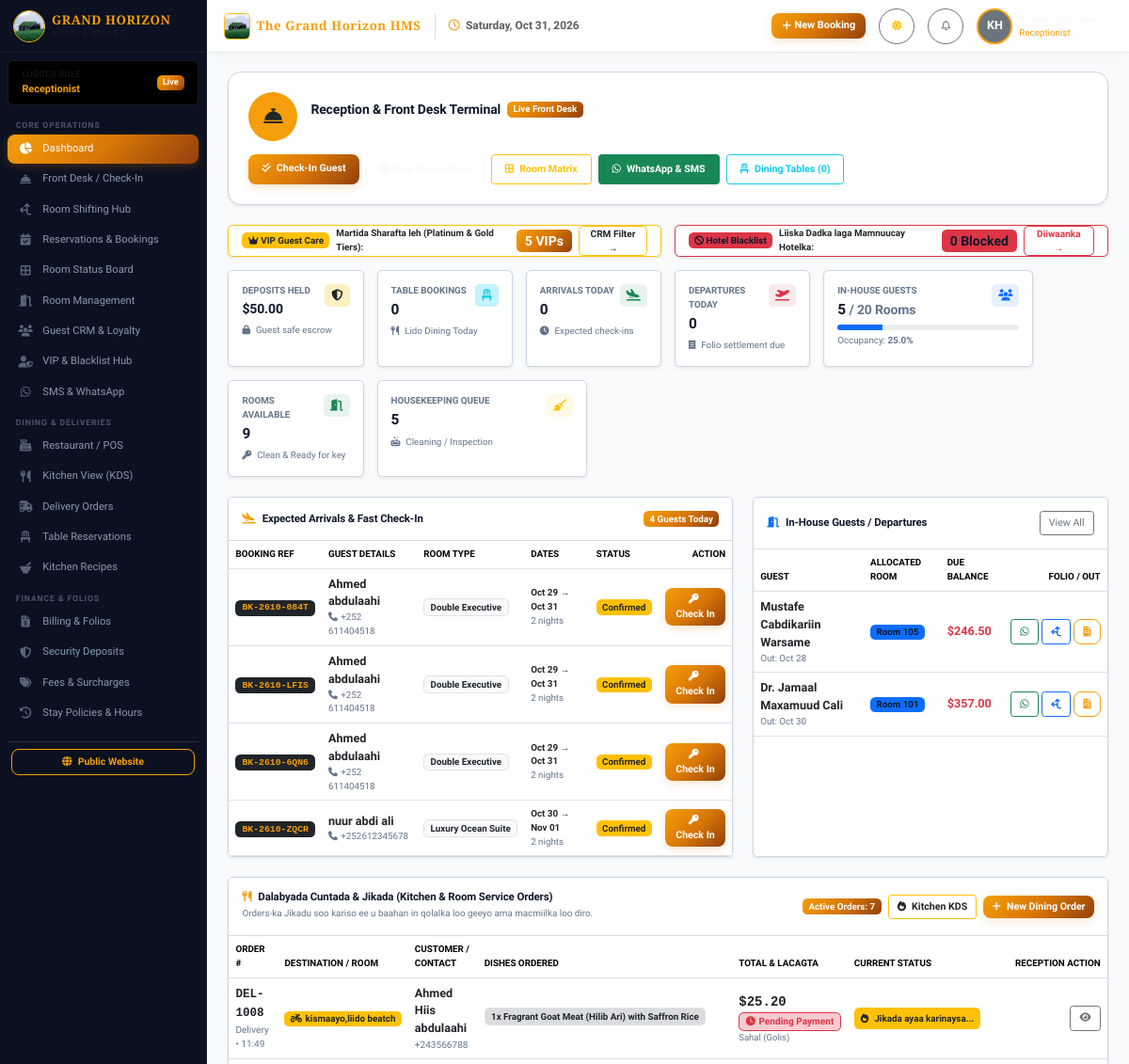
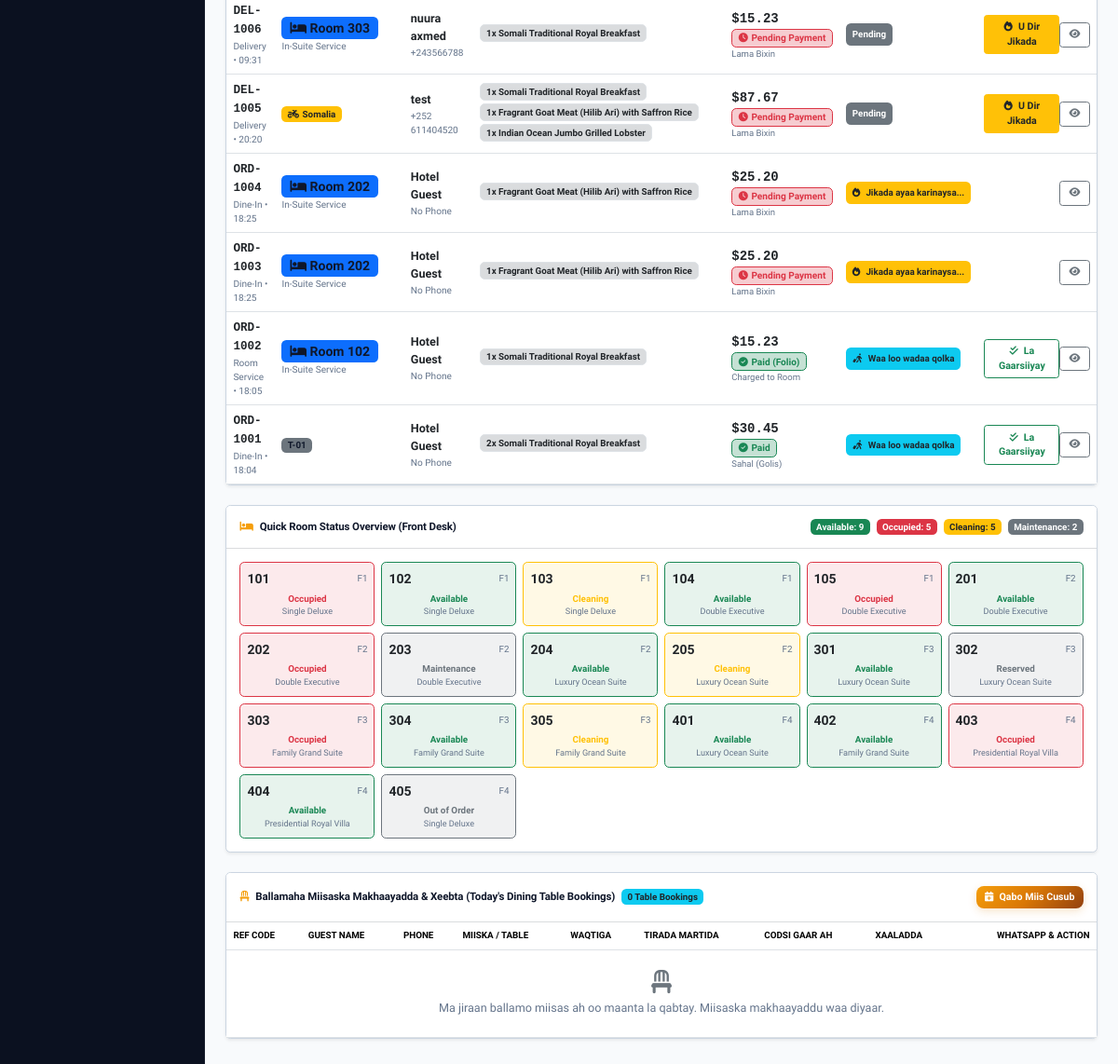
/dashboard (signed in), run on an earlier commit of the app's database (2 pictures, top to bottom).
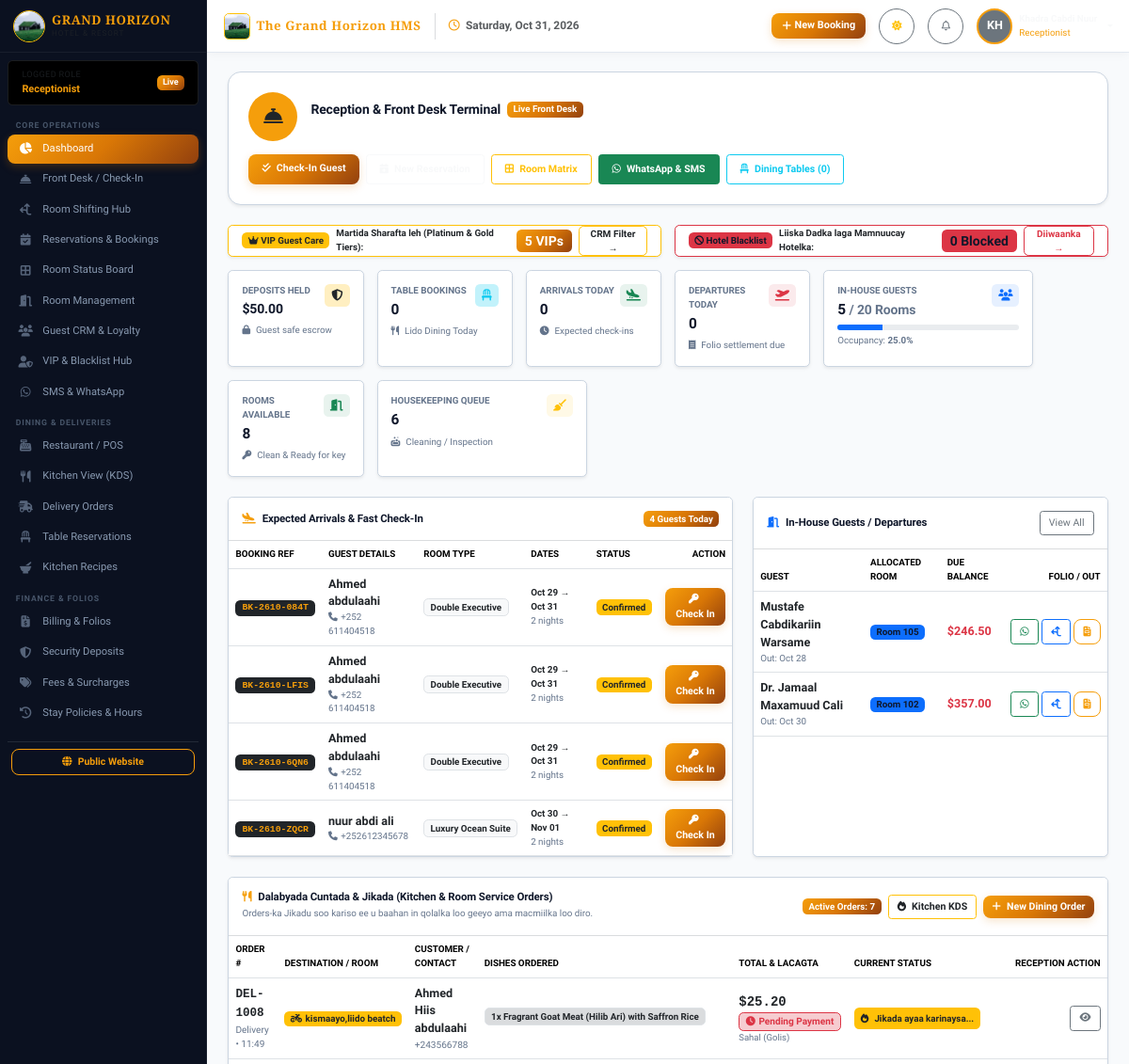
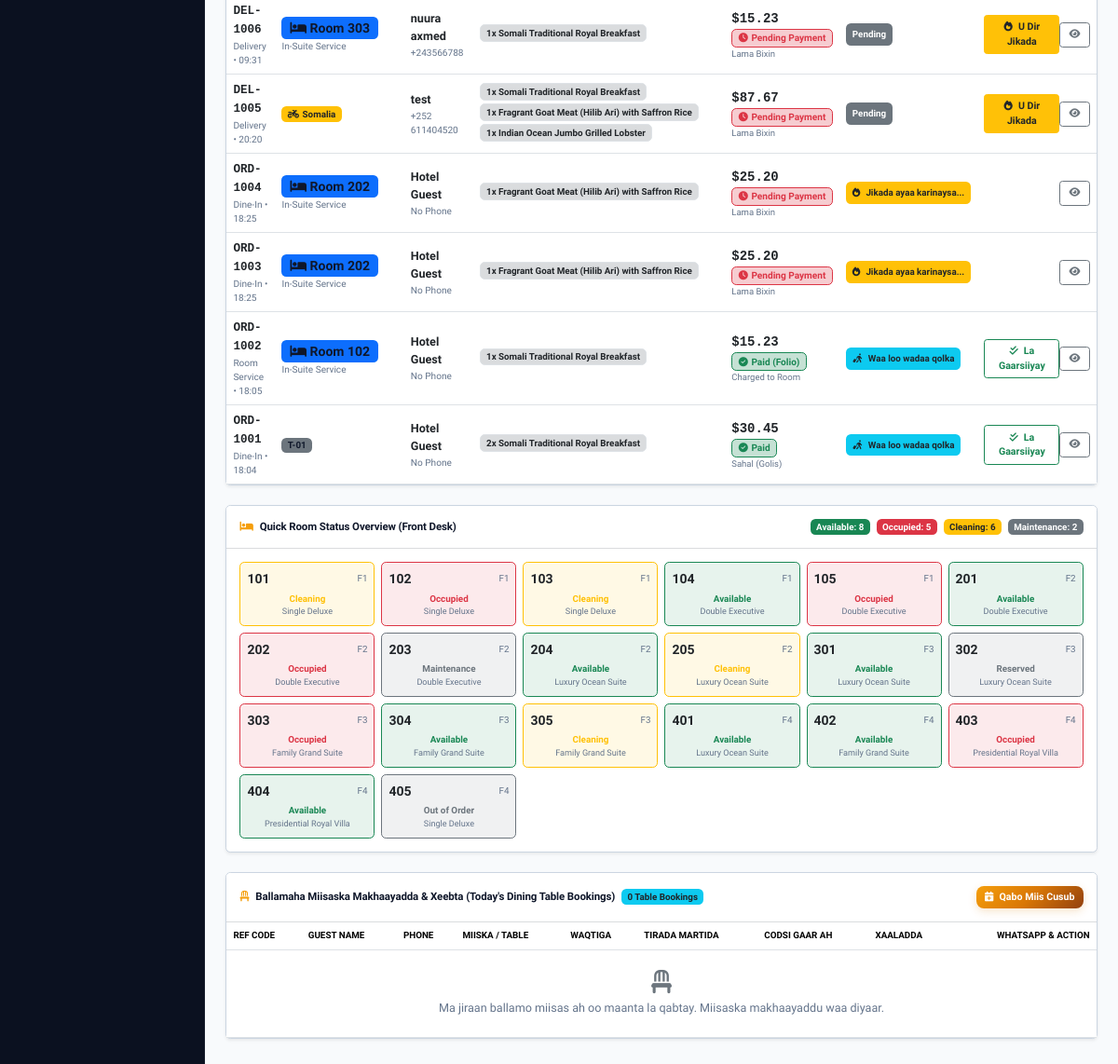
And on a later commit of the database (2 pictures, top to bottom).
### app/models/booking.py (models this page shows)
class BookingRoom(db.Model):
    __tablename__ = 'booking_rooms'
    id = db.Column(db.Integer, primary_key=True)
    booking_id = db.Column(db.Integer, db.ForeignKey('bookings.id', ondelete='CASCADE'), nullable=False)
    room_id = db.Column(db.Integer, db.ForeignKey('rooms.id'), nullable=False)
    price_per_night = db.Column(db.Float, nullable=False)
    nights = db.Column(db.Integer, default=1)
    subtotal = db.Column(db.Float, nullable=False)
    booking = db.relationship('Booking', back_populates='booking_rooms')
    room = db.relationship('Room', back_populates='booking_rooms')

### app/models/room.py (models this page shows, shortened)
class Room(db.Model):
    __tablename__ = 'rooms'
    id = db.Column(db.Integer, primary_key=True)
    room_number = db.Column(db.String(20), unique=True, nullable=False)
    floor = db.Column(db.Integer, nullable=False, default=1)
    room_type_id = db.Column(db.Integer, db.ForeignKey('room_types.id'), nullable=False)
    status = db.Column(db.String(30), default='Available')
    clean_status = db.Column(db.String(30), default='Clean')
    key_card_code = db.Column(db.String(50), nullable=True)
    is_smoking = db.Column(db.Boolean, default=False)
    image = db.Column(db.String(255), nullable=True)
    notes = db.Column(db.Text, nullable=True)
    created_at = db.Column(db.DateTime, default=datetime.utcnow)
    updated_at = db.Column(db.DateTime, default=datetime.utcnow, onupdate=datetime.utcnow)
    room_type = db.relationship('RoomType', back_populates='rooms')
    booking_rooms = db.relationship('BookingRoom', back_populates='room', lazy=True)
    housekeeping_tasks = db.relationship('HousekeepingTask', back_populates='room', lazy=True)
    maintenance_tickets = db.relationship('MaintenanceTicket', back_populates='room', lazy=True)

class RoomType(db.Model):
    __tablename__ = 'room_types'
    id = db.Column(db.Integer, primary_key=True)
    name = db.Column(db.String(60), unique=True, nullable=False)
    slug = db.Column(db.String(60), unique=True, nullable=False)
    description = db.Column(db.Text, nullable=True)
    base_price = db.Column(db.Float, nullable=False)
    weekend_price = db.Column(db.Float, nullable=False)
    capacity_adults = db.Column(db.Integer, default=2)
    capacity_children = db.Column(db.Integer, default=1)
    bed_type = db.Column(db.String(50), default='1 King Bed')
    size_sqm = db.Column(db.Integer, default=35)
    primary_image = db.Column(db.String(255), nullable=True)
    is_active = db.Column(db.Boolean, default=True)
    created_at = db.Column(db.DateTime, default=datetime.utcnow)
    rooms = db.relationship('Room', back_populates='room_type', lazy=True)
    amenities = db.relationship('Amenity', secondary='room_amenities', back_populates='room_types')
    images = db.relationship('RoomImage', back_populates='room_type', cascade='all, delete-orphan')

### app/routes/dashboard.py (the view, shortened to what this page needs)
@dashboard_bp.route('/')
@dashboard_bp.route('/dashboard')
@login_required
def index():
    role_name = current_user.role.name if current_user.is_authenticated and current_user.role else 'Guest'
    if role_name == 'Guest':
        return redirect(url_for('guest_portal.index'))
    today = date.today()
    first_of_month = today.replace(day=1)
    first_of_year = today.replace(month=1, day=1)
    total_rooms = Room.query.count() or 1
    available_rooms = Room.query.filter_by(status='Available').count()
    occupied_rooms = Room.query.filter_by(status='Occupied').count()
    cleaning_rooms = Room.query.filter(Room.status.in_(['Cleaning']) | (Room.clean_status == 'Dirty')).count()
    maintenance_rooms = Room.query.filter(Room.status.in_(['Maintenance', 'Out of Order'])).count()
    occupancy_rate = round((occupied_rooms / total_rooms * 100), 1)
    today_checkins = Booking.query.filter(
        Booking.check_in_date == today,
        Booking.status.in_(['Confirmed', 'Pending'])
    ).count()
    today_checkouts = Booking.query.filter(
        Booking.check_out_date == today,
        Booking.status == 'Checked-in'
    ).count()
    pending_bookings = Booking.query.filter_by(status='Pending').count()
    total_guests = Guest.query.count()
    rooms_preview = Room.query.order_by(Room.floor.asc(), Room.room_number.asc()).all()
    total_held_deposits = float(db.session.query(func.coalesce(func.sum(CheckinRecord.deposit_collected), 0.0)).filter(
        CheckinRecord.deposit_status == 'Held'
    ).scalar() or 0.0)
    today_table_reservations = TableReservation.query.filter(TableReservation.reservation_date == today).all()
    today_reservations_count = len(today_table_reservations)
    in_house_guests = Booking.query.filter_by(status='Checked-in').order_by(Booking.check_in_date.desc()).all()
    available_rooms_list = Room.query.filter_by(status='Available').order_by(Room.room_number.asc()).all()
    vip_guests_count = Guest.query.filter(Guest.vip_tier.in_(['VIP Platinum', 'Gold'])).count()
    blacklisted_guests_count = Guest.query.filter_by(is_blacklisted=True).count()
    low_stock_items_count = InventoryItem.query.filter(InventoryItem.quantity_in_stock <= InventoryItem.min_reorder_level).count()
    recipes_configured_count = MenuItem.query.filter(MenuItem.recipe_ingredients.any()).count()
    if role_name == 'Receptionist':
        arrivals = Booking.query.filter(
            Booking.check_in_date <= today,
            Booking.status.in_(['Confirmed', 'Pending'])
        ).order_by(Booking.check_in_date.asc()).all()
        in_house = Booking.query.filter_by(status='Checked-in').order_by(Booking.check_out_date.asc()).all()
        active_food_orders = RestaurantOrder.query.filter(
            RestaurantOrder.status.in_(['Ready', 'In Kitchen', 'Pending', 'Out for Delivery'])
        ).order_by(RestaurantOrder.created_at.desc()).all()
        return render_template(
            'dashboard/reception.html',
            today_checkins=today_checkins,
            today_checkouts=today_checkouts,
            total_rooms=total_rooms,
            available_rooms=available_rooms,
            occupied_rooms=occupied_rooms,
            cleaning_rooms=cleaning_rooms,
            maintenance_rooms=maintenance_rooms,
            occupancy_rate=occupancy_rate,
            arrivals=arrivals,
            in_house=in_house,
            rooms_preview=rooms_preview,
            active_food_orders=active_food_orders,
            available_rooms_list=available_rooms_list,
            total_held_deposits=total_held_deposits,
            today_table_reservations=today_table_reservations,
            today_reservations_count=today_reservations_count,
            blacklisted_guests_count=blacklisted_guests_count,
            vip_guests_count=vip_guests_count
        )

### app/templates/dashboard/reception.html (shortened to what the changed rows need)
{% extends "base.html" %}
{% block content %}
<div class="container-fluid p-0">
    <div class="row g-3 mb-4">
        <div class="col-sm-6 col-xl-2">
            <div class="card bg-white border border-secondary border-opacity-25 shadow-sm h-100 p-3">
                <div class="d-flex justify-content-between align-items-start">
                    <div>
                        <div class="text-muted small fw-bold text-uppercase">Rooms Available</div>
                        <h3 class="fw-bold text-success mt-1 mb-0">{{ available_rooms }}</h3>
                    </div>
                </div>
            </div>
        </div>
        <div class="col-sm-6 col-xl-3">
            <div class="card bg-white border border-secondary border-opacity-25 shadow-sm h-100 p-3">
                <div class="d-flex justify-content-between align-items-start">
                    <div>
                        <div class="text-muted small fw-bold text-uppercase">Housekeeping Queue</div>
                        <h3 class="fw-bold text-warning mt-1 mb-0">{{ cleaning_rooms }}</h3>
                    </div>
                </div>
            </div>
        </div>
    </div>
    <div class="row g-4 mb-4">
        <div class="col-lg-7">
            <div class="card bg-white border border-secondary border-opacity-25 shadow-sm h-100">
                <div class="table-responsive">
                    <table class="table table-hover align-middle mb-0">
                        <thead class="bg-light">
                            <tr class="text-muted small text-uppercase">
                                <th>Booking Ref</th>
                                <th>Guest Details</th>
                                <th>Room Type</th>
                                <th>Dates</th>
                                <th>Status</th>
                                <th class="text-end">Action</th>
                            </tr>
                        </thead>
                    </table>
                </div>
            </div>
        </div>
        <div class="col-lg-5">
            <div class="card bg-white border border-secondary border-opacity-25 shadow-sm h-100">
                <div class="table-responsive">
                    <table class="table table-hover align-middle mb-0">
                        <thead class="bg-light">
                            <tr class="text-muted small text-uppercase">
                                <th>Guest</th>
                                <th>Allocated Room</th>
                                <th>Due Balance</th>
                                <th class="text-end">Folio / Out</th>
                            </tr>
                        </thead>
                        <tbody>
                            {% for b in in_house[:6] %}
                            <tr>
                                <td>
                                    <div class="fw-bold text-dark">{{ b.guest.full_name if b.guest else 'Guest' }}</div>
                                    <div class="text-muted small">Out: {{ b.check_out_date.strftime('%b %d') }}</div>
                                </td>
                                <td>
                                    {% for br in b.booking_rooms %}
                                    <span class="badge bg-primary text-white">Room {{ br.room.room_number if br.room else 'TBA' }}</span>
                                    {% else %}
                                    <span class="badge bg-secondary">Unassigned</span>
                                    {% endfor %}
                                </td>
                                <td>
                                    {% set inv = b.invoices[0] if b.invoices else None %}
                                    {% if inv and inv.balance_due > 0 %}
                                    <span class="fw-bold text-danger">${{ "{:,.2f}".format(inv.balance_due) }}</span>
                                    {% else %}
                                    <span class="badge bg-success">Settled ($0)</span>
                                    {% endif %}
                                </td>
                                <td class="text-end">
                                    <div class="d-inline-flex gap-1">
                                        {% if b.guest and b.guest.phone %}
                                        <a href="https://api.whatsapp.com/send?phone={{ b.guest.phone }}&text=Asc%20{{ b.guest.full_name }},%20The%20Grand%20Horizon%20Resort%20waxaan%20kuu%20rajaynaynaa%20joogis%20wacan!" target="_blank" class="btn btn-sm btn-outline-success" title="Direct WhatsApp">
                                            <i class="fa-brands fa-whatsapp"></i>
                                        </a>
                                        {% endif %}
                                        <button type="button" class="btn btn-sm btn-outline-primary" data-bs-toggle="modal" data-bs-target="#receptionShiftModal{{ b.id }}" title="Bedel Qolka (Room Shift)">
                                            <i class="fa-solid fa-arrows-split-up-and-left"></i>
                                        </button>
                                        {% set inv = b.invoices[0] if b.invoices else None %}
                                        {% if inv %}
                                        <a href="{{ url_for('billing.folio', invoice_id=inv.id) }}" class="btn btn-sm btn-outline-gold" title="View Folio">
                                            <i class="fa-solid fa-file-invoice"></i>
                                        </a>
                                        {% endif %}
                                    </div>
                                </td>
                            </tr>
                            {% else %}
                            <tr>
                                <td colspan="4" class="text-center text-muted py-4">No guests currently in-house.</td>
                            </tr>
                            {% endfor %}
                        </tbody>
                    </table>
                </div>
            </div>
        </div>
    </div>
    <div class="card bg-white border border-secondary border-opacity-25 shadow-sm mb-4">
        <div class="card-body p-0">
            <div class="table-responsive">
                <table class="table table-hover align-middle mb-0">
                    <thead class="bg-light">
                        <tr class="text-muted small text-uppercase">
                            <th>Order #</th>
                            <th>Destination / Room</th>
                            <th>Customer / Contact</th>
                            <th>Dishes Ordered</th>
                            <th>Total & Lacagta</th>
                            <th>Current Status</th>
                            <th class="text-end">Reception Action</th>
                        </tr>
                    </thead>
                </table>
            </div>
        </div>
    </div>
    <div class="card bg-white border border-secondary border-opacity-25 shadow-sm mb-4">
        <div class="card-header bg-white border-bottom border-secondary border-opacity-25 py-3 d-flex justify-content-between align-items-center">
            <div class="d-flex gap-2">
                <span class="badge bg-success">Available: {{ available_rooms }}</span>
                <span class="badge bg-danger">Occupied: {{ occupied_rooms }}</span>
                <span class="badge bg-warning text-dark">Cleaning: {{ cleaning_rooms }}</span>
                <span class="badge bg-secondary">Maintenance: {{ maintenance_rooms }}</span>
            </div>
        </div>
        <div class="card-body p-3">
            <div class="row g-2">
                {% for r in rooms_preview %}
                <div class="col-6 col-sm-4 col-md-3 col-lg-2">
                    <div class="p-2 rounded border text-center {% if r.status == 'Available' %}bg-success bg-opacity-10 border-success{% elif r.status == 'Occupied' %}bg-danger bg-opacity-10 border-danger{% elif r.status == 'Cleaning' %}bg-warning bg-opacity-10 border-warning{% else %}bg-secondary bg-opacity-10 border-secondary{% endif %}">
                        <div class="d-flex justify-content-between align-items-center mb-1">
                            <span class="fw-bold text-dark fs-6">{{ r.room_number }}</span>
                            <small class="text-muted">F{{ r.floor }}</small>
                        </div>
                        <div class="small fw-semibold {% if r.status == 'Available' %}text-success{% elif r.status == 'Occupied' %}text-danger{% elif r.status == 'Cleaning' %}text-warning{% else %}text-secondary{% endif %}">
                            {{ r.status }}
                        </div>
                        <div class="text-muted" style="font-size:0.65rem;">{{ r.room_type.name if r.room_type else 'Suite' }}</div>
                    </div>
                </div>
                {% endfor %}
            </div>
        </div>
    </div>
    <div class="card bg-white border border-secondary border-opacity-25 shadow-sm mb-4">
        <div class="table-responsive">
            <table class="table table-hover align-middle mb-0">
                <thead class="bg-light">
                    <tr class="text-muted small text-uppercase">
                        <th>Ref Code</th>
                        <th>Guest Name</th>
                        <th>Phone</th>
                        <th>Miiska / Table</th>
                        <th>Waqtiga</th>
                        <th>Tirada Martida</th>
                        <th>Codsi Gaar ah</th>
                        <th>Xaaladda</th>
                        <th class="text-end">WhatsApp &amp; Action</th>
                    </tr>
                </thead>
            </table>
        </div>
    </div>
</div>
{% endblock %}

What changed in the data, as far as the page shows it:
changed BookingRoom (number 2 of 2 on the later page): room "101" → "102"
changed Room (number 1 of 20 on the later page): status "Occupied" → "Cleaning"
changed Room (number 2 of 20 on the later page): status "Available" → "Occupied"
Also different on the page:
{{ available_rooms }}: "9" → "8"
{{ cleaning_rooms }}: "5" → "6"
